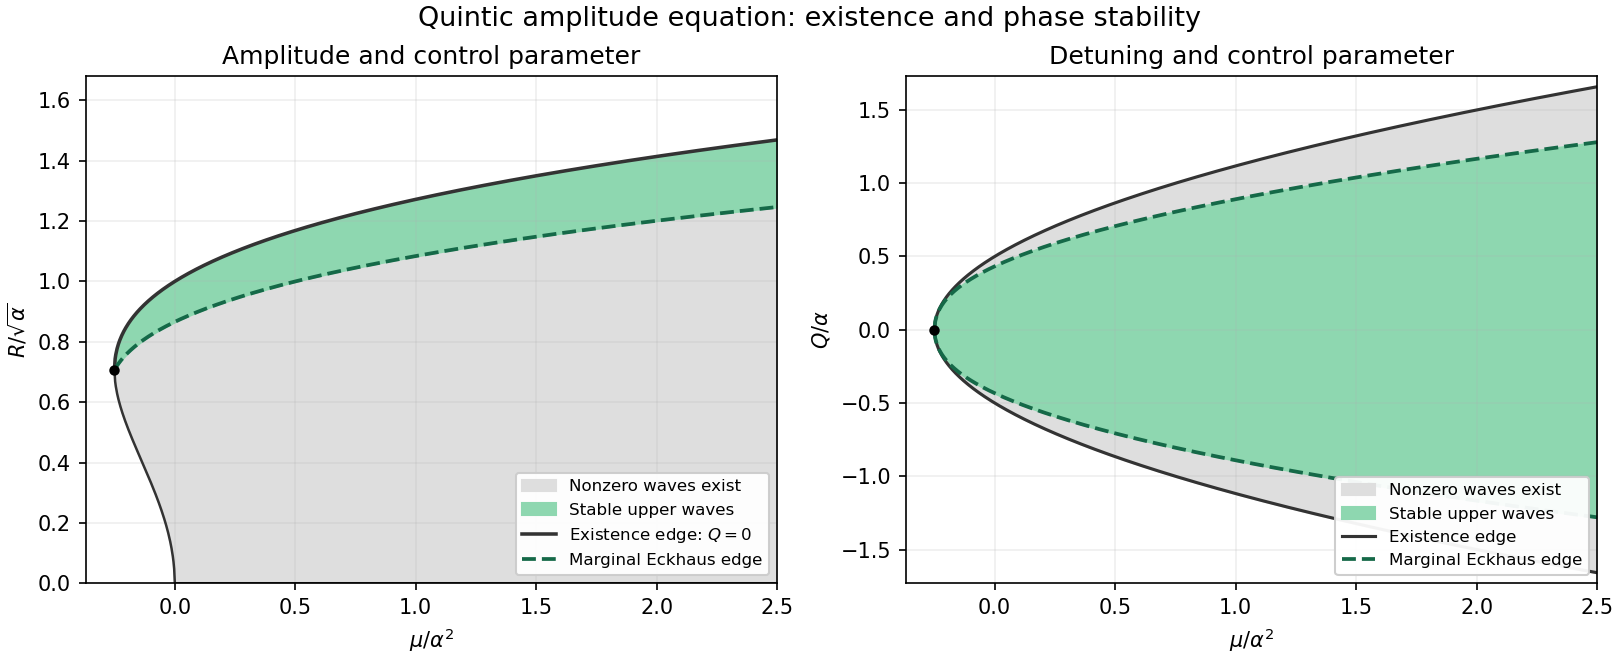

This chart was generated by the following Python code:
"""Sketch quintic amplitude existence/stability; Python 3.14, numpy 2.3.5, matplotlib 3.10.7.
Writes paper-70-stability.png to the caller's working directory.
"""
import os
import tempfile
if 'MPLCONFIGDIR' not in os.environ:
    os.environ['MPLCONFIGDIR'] = tempfile.mkdtemp(prefix='paper-70-mpl-')
import matplotlib
matplotlib.use('Agg')
import matplotlib.pyplot as plt
import numpy as np

mu=np.linspace(-.25,2.5,1000)
x_upper=(1+np.sqrt(1+4*mu))/2
x_lower=np.maximum((1-np.sqrt(1+4*mu))/2,0)
x_e=(3+np.sqrt(9+32*mu))/8
q_exist=np.sqrt(np.maximum(mu+.25,0))
q_e=np.sqrt(np.maximum((16*mu+3+np.sqrt(9+32*mu))/32,0))
fig,axes=plt.subplots(1,2,figsize=(10.8,4.4),layout='constrained',facecolor='white')
for ax in axes:
    ax.set_facecolor('white')
    ax.set_xlim(-.37,2.5)
    ax.grid(alpha=.2)
    ax.set_xlabel(r'$\mu/\alpha^2$')
ax=axes[0]
ax.fill_between(mu,np.sqrt(x_lower),np.sqrt(x_upper),color='#dedede',label='Nonzero waves exist')
ax.fill_between(mu,np.sqrt(x_e),np.sqrt(x_upper),color='#8ed7b0',label='Stable upper waves')
ax.plot(mu,np.sqrt(x_upper),color='#333333',lw=1.7,label=r'Existence edge: $Q=0$')
ax.plot(mu,np.sqrt(x_lower),color='#333333',lw=1.2)
ax.plot(mu,np.sqrt(x_e),color='#156948',lw=1.8,linestyle='--',label='Marginal Eckhaus edge')
ax.plot(-.25,1/np.sqrt(2),'ko',ms=4)
ax.set_ylim(0,1.68)
ax.set_ylabel(r'$R/\sqrt{\alpha}$')
ax.set_title('Amplitude and control parameter')
ax.legend(loc='lower right',fontsize=8,framealpha=.95)
ax=axes[1]
ax.fill_between(mu,-q_exist,q_exist,color='#dedede',label='Nonzero waves exist')
ax.fill_between(mu,-q_e,q_e,color='#8ed7b0',label='Stable upper waves')
for sign in [-1,1]:
    ax.plot(mu,sign*q_exist,color='#333333',lw=1.5,label='Existence edge' if sign==1 else None)
    ax.plot(mu,sign*q_e,color='#156948',lw=1.8,linestyle='--',label='Marginal Eckhaus edge' if sign==1 else None)
ax.plot(-.25,0,'ko',ms=4)
ax.set_ylim(-1.73,1.73)
ax.set_ylabel(r'$Q/\alpha$')
ax.set_title('Detuning and control parameter')
ax.legend(loc='lower right',fontsize=8,framealpha=.95)
fig.suptitle('Quintic amplitude equation: existence and phase stability',fontsize=13)
fig.savefig('paper-70-stability.png',dpi=150,facecolor='white',transparent=False)
plt.close(fig)
